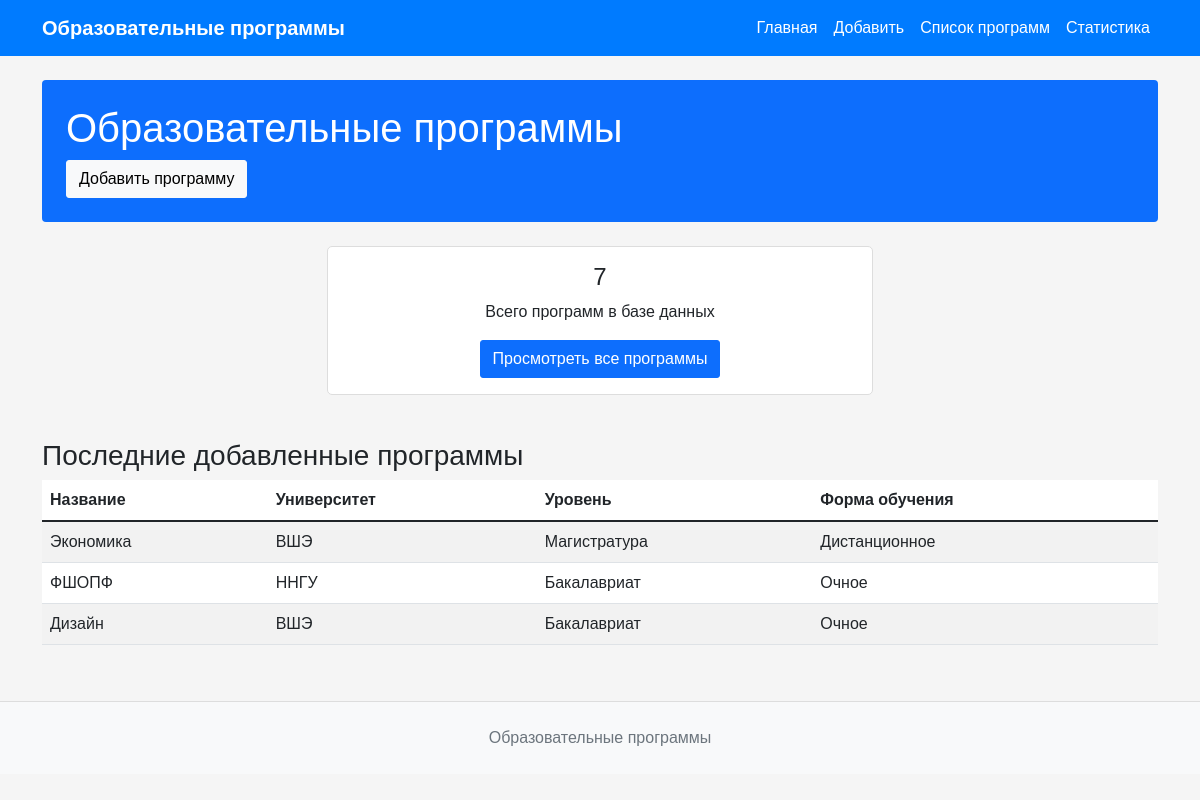
The page / on the database its author committed.
### education/models.py (models this page shows, shortened)
class EducationalProgram(models.Model):
    STUDY_TYPES = [
        ('full_time', 'Очное'),
        ('part_time', 'Заочное'),
        ('distance', 'Дистанционное'),
    ]
    DEGREE_LEVELS = [
        ('bachelor', 'Бакалавриат'),
        ('master', 'Магистратура'),
        ('specialist', 'Специалитет'),
    ]
    name = models.CharField(
        max_length=200,
        verbose_name="Название программы"
    )
    university = models.CharField(
        max_length=200,
        verbose_name="Университет"
    )
    degree_level = models.CharField(
        max_length=20,
        choices=DEGREE_LEVELS,
        verbose_name="Уровень образования"
    )
    duration_years = models.IntegerField(
        validators=[MinValueValidator(1), MaxValueValidator(6)],
        verbose_name="Длительность (лет)"
    )
    cost_per_year = models.DecimalField(
        max_digits=10,
        decimal_places=2,
        verbose_name="Стоимость в год (руб.)"
    )
    study_type = models.CharField(
        max_length=20,
        choices=STUDY_TYPES,
        verbose_name="Форма обучения"
    )
    created_at = models.DateTimeField(
        auto_now_add=True,
        verbose_name="Дата добавления"
    )
    class Meta:
        verbose_name = "Образовательная программа"
        verbose_name_plural = "Образовательные программы"
        ordering = ['-created_at']

### education/views.py (the view)
# urls.py: path("", views.home, name="home"),
def home(request):
    total_programs = EducationalProgram.objects.count()
    recent_programs = EducationalProgram.objects.all()[:3]
    context = {
        "total_programs": total_programs,
        "recent_programs": recent_programs,
    }
    return render(request, "education/home.html", context)

### templates/education/home.html (shortened to what this page needs)
{% extends 'base.html' %}
{% block content %}
<div class="row">
    <div class="col-12">
        <div class="bg-primary text-white p-4 rounded mb-4">
            <h1>Образовательные программы</h1>
            <a class="btn btn-light" href="{% url 'add_program' %}">Добавить программу</a>
        </div>
    </div>
</div>
<div class="row mb-4">
    <div class="col-md-6 mx-auto">
        <div class="card text-center">
            <div class="card-body">
                <h4>{{ total_programs }}</h4>
                <p>Всего программ в базе данных</p>
                <a href="{% url 'program_list' %}" class="btn btn-primary">Просмотреть все программы</a>
            </div>
        </div>
    </div>
</div>
{% if recent_programs %}
<div class="row">
    <div class="col-12">
        <h3>Последние добавленные программы</h3>
        <table class="table table-striped">
            <thead>
                <tr>
                    <th>Название</th>
                    <th>Университет</th>
                    <th>Уровень</th>
                    <th>Форма обучения</th>
                </tr>
            </thead>
            <tbody>
                {% for program in recent_programs %}
                <tr>
                    <td>{{ program.name }}</td>
                    <td>{{ program.university }}</td>
                    <td>{{ program.get_degree_level_display }}</td>
                    <td>{{ program.get_study_type_display }}</td>
                </tr>
                {% endfor %}
            </tbody>
        </table>
    </div>
</div>
{% endif %}
{% endblock %}

### templates/base.html (style rules this page uses)
body { font-family: Arial, sans-serif; background-color: #f5f5f5; margin: 0; padding: 0; }
.card { border: 1px solid #ddd; border-radius: 5px; margin-bottom: 20px; background-color: white; }
.btn { border-radius: 3px; }
.table { background-color: white; }

### rows shown on the page
EducationalProgram: name "Экономика", university "ВШЭ", degree_level "Магистратура", study_type "Дистанционное"
EducationalProgram: name "ФШОПФ", university "ННГУ", degree_level "Бакалавриат", study_type "Очное"
EducationalProgram: name "Дизайн", university "ВШЭ", degree_level "Бакалавриат", study_type "Очное"

### other values the page prints
{{ total_programs }} "7"
